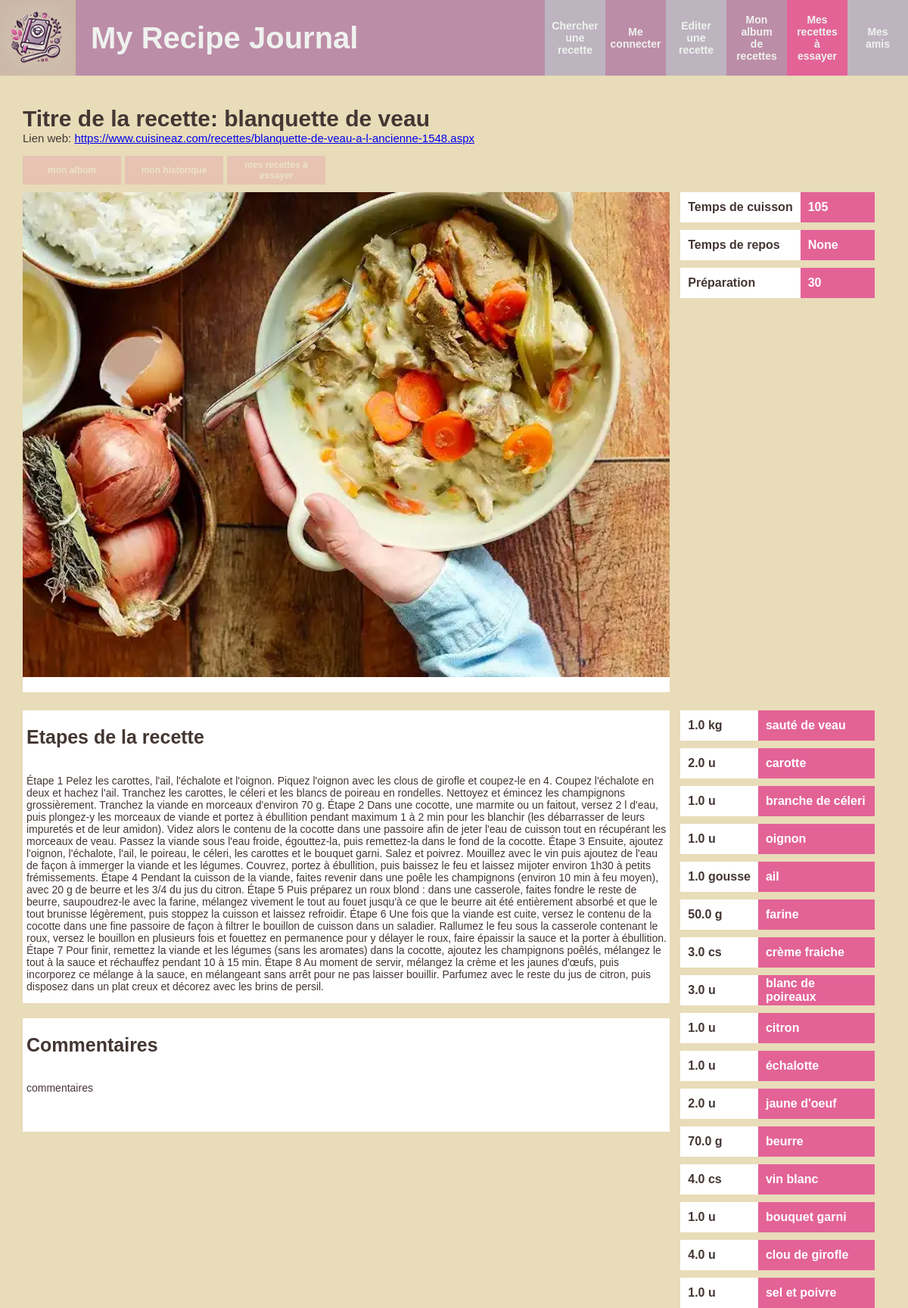
The app's page /show-recipe?recipeId=2 with its own data.
### recipe_journal/models.py (models this page shows, shortened)
class Recipe(models.Model):
    CATEGORY_CHOICES = [
        ("entrée", "entrée"),
        ("plat", "plat principal"),
        ("dessert", "dessert"),
    ]
    title = models.CharField(max_length=100)
    category = models.CharField(max_length=20, choices=CATEGORY_CHOICES)
    source = models.CharField(max_length=100, null=True, blank=True)
    url_link = models.CharField(max_length=100, null=True, blank=True)
    short_description = models.TextField(null=True, blank=True)
    content = models.TextField(null=True, blank=True)
    recipe_ingredient = models.ManyToManyField('RecipeIngredient', blank=True)
    cooking_time = models.IntegerField(null=True, blank=True)
    cooking_preparation = models.IntegerField(null=True, blank=True)
    resting_time = models.IntegerField(null=True, blank=True)
    tags = models.ManyToManyField('Tag', blank=True)
    edition_date = models.DateField(default=date.today)
    image = models.ImageField(upload_to="recipe_images/", null=True, blank=True)

class RecipeIngredient(models.Model):
    ingredient = models.ForeignKey('Ingredient', on_delete=models.CASCADE)
    quantity = models.FloatField()
    unit = models.CharField(max_length=30)

class Ingredient(models.Model):
    name = models.CharField(max_length=100)

### recipe_journal/views/web.py (the view)
# urls.py: path("show-recipe", show_recipe),
def show_recipe(request):
    logged_user = ut.get_logged_user(request)
    if request.method == "GET" and "recipeId" in request.GET:
        recipe_id = request.GET["recipeId"]
        result = Recipe.objects.filter(id = recipe_id)
        if len(result) == 1:
            recipe = Recipe.objects.get(id = recipe_id)
            context = {
                "logged_user": logged_user,
                "recipe": recipe,
                "MEDIA_URL": settings.MEDIA_URL,
            }
            return render(request, "show_recipe.html", context)
    return render(request, "welcome.html", {"logged_user": logged_user, })

### recipe_journal/utils/utils.py (called while the page is built)
def get_logged_user(request):
    if "logged_user_id" in request.session:
        logged_user_id = request.session["logged_user_id"]
        return Member.objects.get(id=logged_user_id)
    else:
        return None

### templates/show_recipe.html (shortened to what this page needs)
{% extends "base.html" %}
{% load static %}
{% block head %}
<link rel="stylesheet" type="text/css" href="{% static 'css/style_base.css' %}" />
<link rel="stylesheet" type="text/css" href="{% static 'css/style_show_recipe.css' %}" />
{% endblock %}
{% block bodyId %}recipePage{% endblock %}
{% block content %}
<div class="section-title">
    <h1>Titre de la recette: {{ recipe.title }}</h1>
    <p>Lien web: <a href={{ recipe.url_link }}>{{ recipe.url_link }}</a></p>
    <div id="collection-buttons" current-recipe-id="{{ recipe.id }}">
        <div class="dropdown"  model-name="RecipeAlbumEntry">
            <button class="collection-button" id="album-button" type="button">mon album</button>
        </div>
        <div class="dropdown" model-name="RecipeHistoryEntry">
            <button class="collection-button" id="history-button" type="button">mon historique</button>
        </div>
        <div class="dropdown" model-name="RecipeToTryEntry">
            <button class="collection-button" id="recipe-to-try-button" type="button">mes recettes à essayer</button>
        </div>
    </div>
</div>
<div id="recipe-overview">
    <div id="section-intro">
        <div class="img-placeholder"><img class="recipe-img" src="{{ MEDIA_URL }}{{ recipe.image }}" alt="{{ recipe.title }}"></div>
        <p id="recipe-description">{{ recipe.short_description }}</p>
    </div>
    <div class="side-bar">
        <dl>
            <dt>Temps de cuisson</dt>
            <dd>{{ recipe.cooking_time }}</dd>
            <dt>Temps de repos</dt>
            <dd>{{ recipe.resting_time }}</dd>
            <dt>Préparation</dt>
            <dd>{{ recipe.cooking_preparation }}</dd>
        </dl>
    </div>
</div>
<div id="recipe-content">
    <div id="main-content">
        <div class="text-placeholder">
            <h2>Etapes de la recette</h2>
            <p>{{ recipe.content }}</p>
        </div>
        <div class="text-placeholder">
            <h2>Commentaires</h2>
            <p>commentaires</p>
        </div>
    </div>
    <div class="side-bar">
        <dl>
        {% for recipe_ingredient in recipe.recipe_ingredient.all %}
            <dt>{{ recipe_ingredient.quantity }} {{ recipe_ingredient.unit }} </dt>
            <dd>{{ recipe_ingredient.ingredient.name }}</dd>
        {% endfor %}
        </dl>
    </div>
</div>
{% endblock %}

### static/css/style_base.css (style rules this page uses)
:root { --couleur-primaire: #BC8DA7; --couleur-secondaire: #BDB4BF; --couleur-tertiaire: #D9D9D9; --couleur-texte-secondaire: #EFF2EF; --couleur-texte-principale: #433633; --couleur-accent: #E36397; --couleur-fond: #E8DCB9; }
body { display: flex; flex-direction: column; justify-content: flex-start; align-items: center; color: var(--couleur-texte-principale); width: 100%; min-height: 100vh; margin: 0px; font-family: 'Arial', sans-serif; font-size: 14px; background-color: var(--couleur-fond); }
main h1 { font-size: 30px; }
main h2 { font-size: 25px; }
.dropdown { position: relative; display: flex; }
.section-title { text-align: center; margin: 20px 0px 40px 0px; }

### static/css/style_show_recipe.css (style rules this page uses)
#recipePage .section-title { display: flex; flex-direction: column; align-items: flex-start; width: 95%; box-sizing: border-box; margin-bottom: 0; text-align: left; }
#recipePage .section-title h1 { margin-bottom: 0; }
#recipePage .section-title p { margin-top: 0; font-size: 15px; }
#recipe-overview { display: flex; justify-content: flex-start; align-items: flex-start; width: 95%; }
#section-intro { display: flex; flex-direction: column; justify-content: flex-start; align-items: flex-start; width: 75%; box-sizing: border-box; }
.img-placeholder { display: flex; align-items: center; justify-content: center; width: 100%; min-height: 200px; background-color: var(--couleur-tertiaire); }
.recipe-img { width: 100%; height: auto; }
.side-bar { display: flex; flex-direction: column; justify-content: flex-start; align-items: center; box-sizing: border-box; width: 25%; }
#recipe-description { width: 100%; box-sizing: border-box; margin-top: 0; padding: 10px 5px; background-color: #FFFFFF; }
#recipe-content { display: flex; align-items: flex-start; justify-content: flex-start; box-sizing: border-box; width: 95%; padding-top: 10px; }
#main-content { display: flex; flex-direction: column; align-items: flex-start; justify-content: flex-start; width: 75%; gap: 20px; }
.text-placeholder { display: flex; flex-direction: column; align-items: flex-start; justify-content: flex-start; box-sizing: border-box; min-height: 150px; width: 100%; padding-left: 5px; background-color: #FFFFFF; }
dl { display: grid; grid-template-columns: auto 1fr; box-sizing: border-box; width: 90%; margin: 0; grid-row-gap: 10px; font-size: 16px; font-weight: bold; }
dd, dt { display: flex; align-items: center; justify-content: flex-start; box-sizing: border-box; padding: 10px; height: 40px; }
dt { background-color: #FFFFFF; }
dd { margin: 0; color: #FFFFFF; background-color: var(--couleur-accent); }
button { opacity: 0.2; border: none; padding: 5px 10px; width: 130px; background-color: var(--couleur-accent); color: #FFFFFF; font-size: 12px; font-weight: bold; transition: all 0.1s ease; cursor: pointer; }
#collection-buttons { display: flex; width: 100%; margin-bottom: 10px; gap: 5px; }

### records on screen
Recipe: title "blanquette de veau", url_link "https://www.cuisineaz.com/recettes/blanquette-de-veau-a-l-ancienne-1548.aspx", image (picture), cooking_time "105", resting_time "None", cooking_preparation "30", content "Étape 1 Pelez les carottes, l'ail, l'échalote et l'oignon. Piquez l'oignon avec les clous de girofle et coupez-le en 4. Coupez l'échalote en deux et hachez l'ail. Tranchez les carottes, le céleri et les blancs de poireau en rondelles. Nettoyez et émincez les champignons grossièrement. Tranchez la viande en morceaux d'environ 70 g. Étape 2 Dans une cocotte, une marmite ou un faitout, versez 2 l d'eau, puis plongez-y les morceaux de viande et portez à ébullition pendant maximum 1 à 2 min pour les blanchir (les débarrasser de leurs impuretés et de leur amidon). Videz alors le contenu de la cocotte dans une passoire afin de jeter l'eau de cuisson tout en récupérant les morceaux de veau. Passez…"
RecipeIngredient: quantity "1.0", unit "kg", ingredient.name "sauté de veau"
RecipeIngredient: quantity "2.0", unit "u", ingredient.name "carotte"
RecipeIngredient: quantity "1.0", unit "u", ingredient.name "branche de céleri"
RecipeIngredient: quantity "1.0", unit "u", ingredient.name "oignon"
RecipeIngredient: quantity "1.0", unit "gousse", ingredient.name "ail"
RecipeIngredient: quantity "50.0", unit "g", ingredient.name "farine"
RecipeIngredient: quantity "3.0", unit "cs", ingredient.name "crème fraiche"
RecipeIngredient: quantity "3.0", unit "u", ingredient.name "blanc de poireaux"
RecipeIngredient: quantity "1.0", unit "u", ingredient.name "citron"
RecipeIngredient: quantity "1.0", unit "u", ingredient.name "échalotte"
RecipeIngredient: quantity "2.0", unit "u", ingredient.name "jaune d'oeuf"
RecipeIngredient: quantity "70.0", unit "g", ingredient.name "beurre"
RecipeIngredient: quantity "4.0", unit "cs", ingredient.name "vin blanc"
RecipeIngredient: quantity "1.0", unit "u", ingredient.name "bouquet garni"
RecipeIngredient: quantity "4.0", unit "u", ingredient.name "clou de girofle"
RecipeIngredient: quantity "1.0", unit "u", ingredient.name "sel et poivre"
